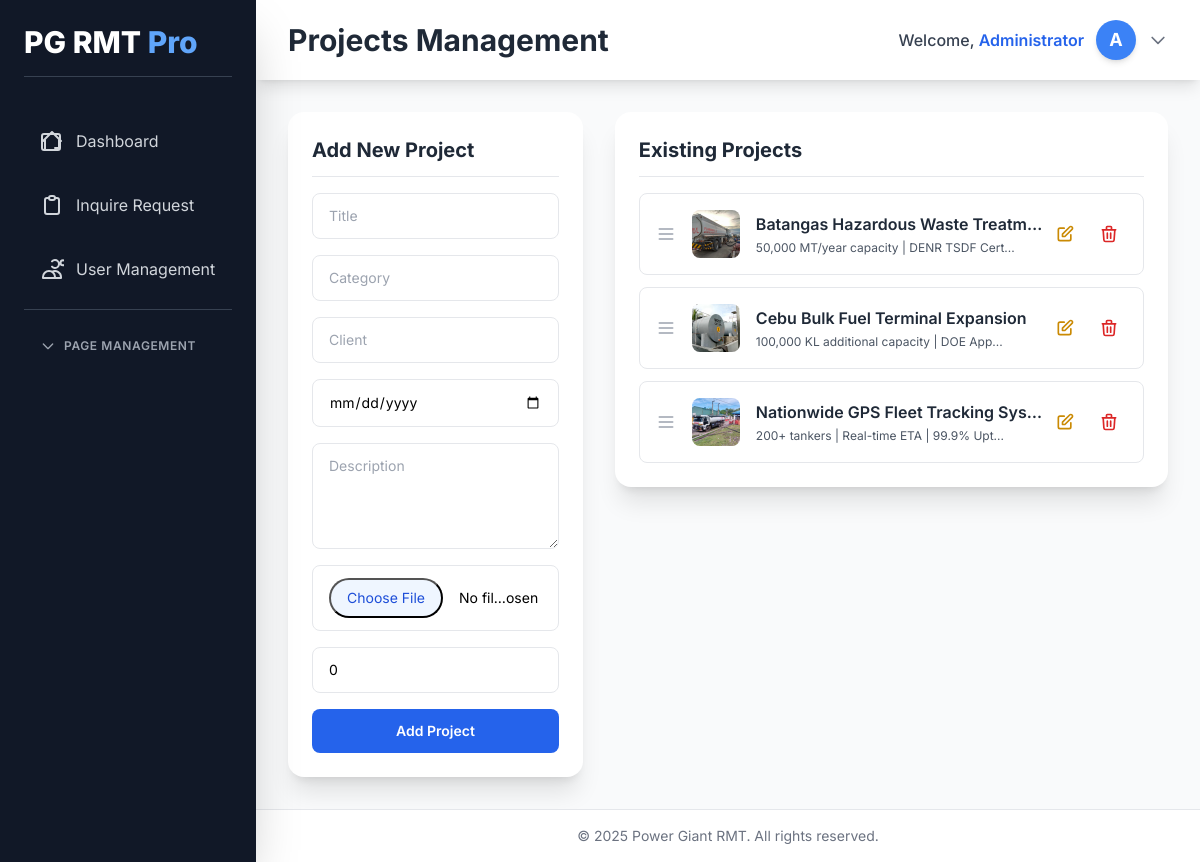
The app's page /admin-powergiant/project_editor.php (signed in) with its own data.
### tables this page shows
CREATE TABLE `projects_content` (
  `id` int(11) NOT NULL,
  `project_title` varchar(255) NOT NULL,
  `project_description` text DEFAULT NULL,
  `project_category` varchar(100) DEFAULT NULL,
  `image_path` varchar(255) DEFAULT NULL,
  `project_date` date DEFAULT NULL,
  `client_name` varchar(255) DEFAULT NULL,
  `display_order` int(11) DEFAULT 0,
  `is_active` tinyint(1) DEFAULT 1,
  `created_at` timestamp NOT NULL DEFAULT current_timestamp(),
  `updated_at` timestamp NOT NULL DEFAULT current_timestamp() ON UPDATE current_timestamp()
);

### config/auth.php (called while the page is built, shortened)
<?php
$database = new Database();
$conn = $database->connect();
function isLoggedIn() {
    return isset($_SESSION['admin_id']) && !empty($_SESSION['admin_id']);
}
function hasPermission($permission) {
    global $conn;
    $role = $_SESSION['admin_role'];
    try {
        $stmt = $conn->prepare("SELECT allowed FROM admin_permissions WHERE role = ? AND permission = ?");
        $stmt->execute([$role, $permission]);
        $result = $stmt->fetch(PDO::FETCH_ASSOC);
        return $result && $result['allowed'] == 1;
    } catch (Exception $e) {
        error_log("Permission check failed: " . $e->getMessage());
        return false;
    }
}
?>

### admin-powergiant/project_editor.php (the view, shortened to what this page needs)
<?php
require_once '../config/auth.php';
try {
    $db = (new Database())->connect();
} catch (Exception $e) {
    error_log('DB Error: ' . $e->getMessage());
    die('<div class="bg-red-100 text-red-800 p-4 rounded-lg">Database connection failed.</div>');
}
try {
    $projects = $db->query("SELECT * FROM projects_content ORDER BY display_order, id")->fetchAll();
} catch (PDOException $e) {
    $_SESSION['error_msg'] = "Error loading projects: " . $e->getMessage();
    $projects = [];
}
$admin_name = $_SESSION['admin_name'] ?? 'Admin';
?>
<!DOCTYPE html>
<html lang="en">
<head>
    <script src="https://cdn.tailwindcss.com"></script>
    <link rel="stylesheet" href="https://cdnjs.cloudflare.com/ajax/libs/font-awesome/6.5.0/css/all.min.css">
</head>
<body class="bg-gray-50 antialiased">
<div class="flex h-screen overflow-hidden">
<aside id="sidebar" class="bg-gray-900 text-white w-64 fixed inset-y-0 left-0 z-40 transform -translate-x-full lg:translate-x-0 lg:static shadow-2xl">
    <div class="p-6 h-full flex flex-col">
        <div class="flex items-center justify-between mb-10 border-b border-gray-700 pb-4">
            <h2 class="text-3xl font-extrabold text-white">PG RMT <span class="text-blue-400">Pro</span></h2>
        </div>
        <nav class="space-y-4 flex-1">
            <?php if (hasPermission('view_dashboard')): ?>
            <a href="dashboard.php" class="flex items-center px-4 py-3 text-gray-300 hover:bg-gray-700 rounded-xl transition hover:text-white">
                <svg class="w-6 h-6 mr-3" fill="none" stroke="currentColor" viewBox="0 0 24 24">
                    <path stroke-linecap="round" stroke-linejoin="round" stroke-width="2" d="M3 12l2-2m0 0l7-7 7 7M5 10v10a1 1 0 001 1h3m10-11l2 2m-2-2v10a1 1 0 01-1-1h-3M6 21h12a2 2 0 002-2V7a2 2 0 00-2-2H4a2 2 0 00-2 2v12a2 2 0 002 2z"/>
                </svg>
                Dashboard
            </a>
            <?php endif; ?>
            <?php if (hasPermission('view_inquiries')): ?>
            <a href="request_quote.php" class="flex items-center px-4 py-3 text-gray-300 hover:bg-gray-700 rounded-xl transition hover:text-white">
                <svg class="w-6 h-6 mr-3" fill="none" stroke="currentColor" viewBox="0 0 24 24">
                    <path stroke-linecap="round" stroke-linejoin="round" stroke-width="2" d="M9 5H7a2 2 0 00-2 2v12a2 2 0 002 2h10a2 2 0 002-2V7a2 2 0 00-2-2h-2M9 5a2 2 0 002 2h2a2 2 0 002-2M9 5a2 2 0 012-2h2a2 2 0 012 2"/>
                </svg>
                Inquire Request
            </a>
            <?php endif; ?>
            <?php if (hasPermission('manage_users')): ?>
            <a href="user_management.php" class="flex items-center px-4 py-3 text-gray-300 hover:bg-gray-700 rounded-xl transition hover:text-white">
                <svg class="w-6 h-6 mr-3" fill="none" stroke="currentColor" viewBox="0 0 24 24">
                    <path stroke-linecap="round" stroke-linejoin="round" stroke-width="2" d="M12 4.354a4 4 0 110 5.292M15 21H3v-1a6 6 0 0112 0v1zm0 0h6v-1a6 6 0 00-9-5.197m13.5-9a2.5 2.5 0 11-5 0 2.5 2.5 0 015 0z"/>
                </svg>
                User Management
            </a>
            <?php endif; ?>
            <?php if (hasPermission('edit_pages')): ?>
            <div class="border-t border-gray-700 pt-4">
                <button onclick="togglePageManagement()" class="w-full flex items-center justify-between px-4 py-3 text-xs font-semibold text-gray-400 uppercase tracking-wider hover:text-white transition group">
                    <span class="flex items-center">
                        <svg id="pageMgmtCaret" class="w-4 h-4 mr-2 transition-transform duration-200 group-hover:text-blue-400" fill="none" stroke="currentColor" viewBox="0 0 24 24">
                            <path stroke-linecap="round" stroke-linejoin="round" stroke-width="2" d="M19 9l-7 7-7-7"/>
                        </svg>
                        Page Management
                    </span>
                </button>
            </div>
            <?php endif; ?>
        </nav>
    </div>
</aside>
    <div class="flex-1 flex flex-col overflow-hidden">
        <header class="bg-white shadow-lg sticky top-0 z-20">
            <div class="max-w-full mx-auto px-4 sm:px-6 lg:px-8">
                <div class="flex justify-between h-20 items-center">
                    <div class="flex items-center">
                        <h1 class="text-xl sm:text-2xl md:text-3xl font-bold text-gray-800">Projects Management</h1>
                    </div>
                    <div class="relative">
                        <button onclick="toggleUserDropdown()" class="flex items-center space-x-3 text-gray-700 hover:text-blue-600 transition">
                            <span class="hidden sm:inline text-sm md:text-base font-medium">Welcome, <span class="text-blue-600 font-semibold"><?= htmlspecialchars($admin_name) ?></span></span>
                            <div class="w-10 h-10 rounded-full bg-blue-500 flex items-center justify-center text-white font-bold text-lg shadow-md">A</div>
                            <svg class="w-5 h-5 text-gray-500" fill="none" stroke="currentColor" viewBox="0 0 24 24">
                                <path stroke-linecap="round" stroke-linejoin="round" stroke-width="2" d="M19 9l-7 7-7-7"/>
                            </svg>
                        </button>
                    </div>
                </div>
            </div>
        </header>
        <main class="flex-1 overflow-y-auto p-4 sm:p-6 lg:p-8">
            <div class="cards-container max-w-7xl mx-auto">
                <div class="project-card bg-white rounded-2xl shadow-xl p-6">
                    <h3 class="text-xl font-bold text-gray-800 mb-4 border-b pb-3">Add New Project</h3>
                    <form method="POST" enctype="multipart/form-data" class="space-y-4">
                        <input type="text" name="project_title" placeholder="Title" required class="w-full px-4 py-3 border rounded-lg focus:ring-2 focus:ring-blue-500 text-sm">
                        <input type="text" name="project_category" placeholder="Category" required class="w-full px-4 py-3 border rounded-lg focus:ring-2 focus:ring-blue-500 text-sm">
                        <input type="text" name="client_name" placeholder="Client" required class="w-full px-4 py-3 border rounded-lg focus:ring-2 focus:ring-blue-500 text-sm">
                        <input type="date" name="project_date" required class="w-full px-4 py-3 border rounded-lg focus:ring-2 focus:ring-blue-500 text-sm">
                        <textarea name="project_description" placeholder="Description" rows="4" required class="w-full px-4 py-3 border rounded-lg focus:ring-2 focus:ring-blue-500 text-sm resize-vertical min-h-[100px]"></textarea>
                        <div id="image_upload">
                            <input type="file" name="project_image" accept="image/*" class="w-full px-4 py-3 border rounded-lg file:mr-4 file:py-2 file:px-4 file:rounded-full file:bg-blue-50 file:text-blue-700 text-sm">
                        </div>
                        <input type="number" name="display_order" value="0" required class="w-full px-4 py-3 border rounded-lg focus:ring-2 focus:ring-blue-500 text-sm">
                        <button name="add_project" class="w-full bg-blue-600 hover:bg-blue-700 text-white font-semibold py-3 rounded-lg transition text-sm">Add Project</button>
                    </form>
                </div>
                <div class="project-card bg-white rounded-2xl shadow-xl p-6">
                    <h3 class="text-xl font-bold text-gray-800 mb-4 border-b pb-3">Existing Projects</h3>
                    <div id="projectList" class="space-y-3">
                        <?php foreach ($projects as $p): ?>
                        <div data-id="<?= $p['id'] ?>" class="flex flex-col sm:flex-row items-start sm:items-center justify-between p-4 border rounded-lg hover:shadow-md drag-handle group">
                            <div class="flex items-center space-x-4 flex-1 w-full">
                                <svg class="w-5 h-5 text-gray-400 flex-shrink-0" fill="none" stroke="currentColor" viewBox="0 0 24 24">
                                    <path stroke-linecap="round" stroke-linejoin="round" stroke-width="2" d="M4 6h16M4 12h16M4 18h16"/>
                                </svg>
                                <?php if ($p['image_path']):
                                    $full_image_path = "../uploads/" . $p['image_path'];
                                    if (file_exists($full_image_path)): ?>
                                    <img src="<?= $full_image_path ?>" class="w-12 h-12 object-cover rounded-lg flex-shrink-0" alt="">
                                <?php endif; ?>
                                <?php endif; ?>
                                <div class="flex-1 min-w-0">
                                    <h4 class="font-semibold text-gray-800 truncate text-sm sm:text-base"><?= htmlspecialchars($p['project_title']) ?></h4>
                                    <p class="text-xs text-gray-600 mt-1 mobile-line-clamp-2">
                                        <?= htmlspecialchars(strlen($p['project_description']) > 40 ? substr($p['project_description'], 0, 40) . '...' : $p['project_description']) ?>
                                    </p>
                                </div>
                            </div>
                            <div class="flex items-center gap-2 mt-3 sm:mt-0 w-full sm:w-auto mobile-justify-end">
                                <button onclick='editProject(<?= json_encode($p, JSON_HEX_QUOT | JSON_HEX_APOS) ?>)' class="p-2 text-yellow-600 hover:bg-yellow-50 rounded-lg transition mobile-min-w-11 mobile-min-h-11">
                                    <svg class="w-5 h-5" fill="none" stroke="currentColor" viewBox="0 0 24 24">
                                        <path stroke-linecap="round" stroke-linejoin="round" stroke-width="2" d="M11 5H6a2 2 0 00-2 2v11a2 2 0 002 2h11a2 2 0 002-2v-5m-1.414-9.414a2 2 0 112.828 2.828L11.828 15H9v-2.828l8.586-8.586z"/>
                                    </svg>
                                </button>
                                <button onclick='openDeleteModal(<?= $p['id'] ?>)' class="p-2 text-red-600 hover:bg-red-50 rounded-lg transition mobile-min-w-11 mobile-min-h-11">
                                    <svg class="w-5 h-5" fill="none" stroke="currentColor" viewBox="0 0 24 24">
                                        <path stroke-linecap="round" stroke-linejoin="round" stroke-width="2" d="M19 7l-.867 12.142A2 2 0 0116.138 21H7.862a2 2 0 01-1.995-1.858L5 7m5 4v6m4-6v6m1-10V4a1 1 0 00-1-1h-4a1 1 0 00-1 1v3M4 7h16"/>
                                    </svg>
                                </button>
                            </div>
                        </div>
                        <?php endforeach; ?>
                    </div>
                </div>
            </div>
        </main>
        <footer class="bg-white border-t border-gray-200 p-4 text-center text-sm text-gray-500 mt-auto">
            © <?= date('Y') ?> Power Giant RMT. All rights reserved.
        </footer>
    </div>
</div>
</body>
</html>

### admin-powergiant/project_editor.php (style rules this page uses)
body { font-family: 'Inter', sans-serif; }
#sidebar { transition:transform .3s ease-in-out; }
.drag-handle { cursor:move; }
.cards-container { display: flex; flex-direction: column; gap: 1.5rem; }
@media (min-width: 1024px) { .cards-container { display: grid; grid-template-columns: 1fr 1fr; gap: 2rem; align-items: start; } }
.project-card { display: flex; flex-direction: column; min-height: 0; }
.project-card form, .project-card > div { flex: 1; display: flex; flex-direction: column; }
.project-card textarea { min-height: 100px; resize: vertical; }

### records on screen
projects_content: image_path (picture), project_title "Batangas Hazardous Waste Treatm…", project_description "50,000 MT/year capacity | DENR TSDF Cert..."
projects_content: image_path (picture), project_title "Cebu Bulk Fuel Terminal Expansion", project_description "100,000 KL additional capacity | DOE App..."
projects_content: image_path (picture), project_title "Nationwide GPS Fleet Tracking Sys…", project_description "200+ tankers | Real-time ETA | 99.9% Upt..."

### other values on screen
$admin_name "Administrator"
